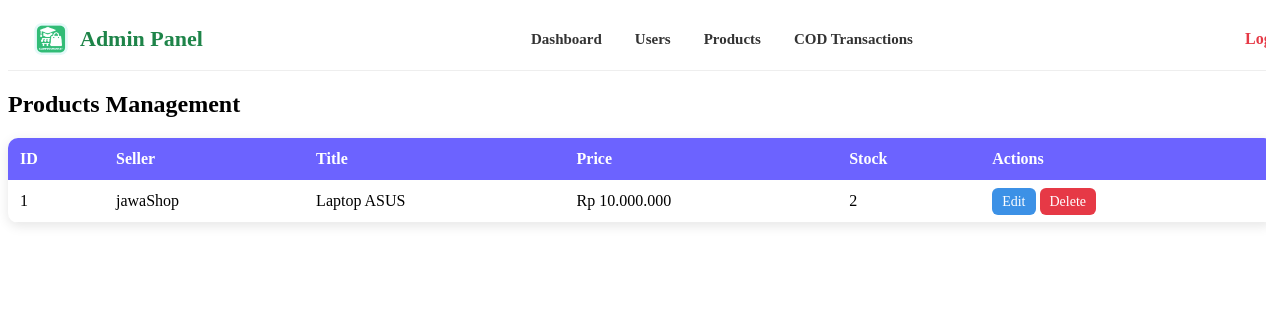
Page /admin/products.php on the earlier database version.
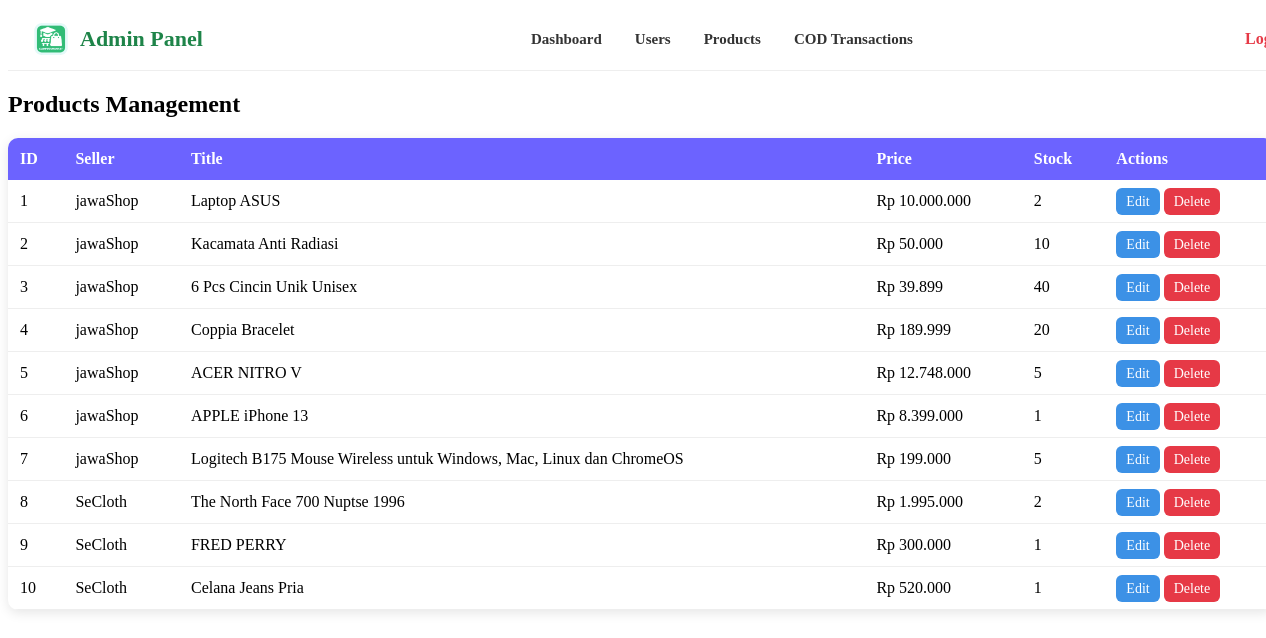
Same page on the later database version.
### tables this page shows
CREATE TABLE `products` (
  `id` int(11) NOT NULL,
  `seller_id` int(11) NOT NULL,
  `category_id` int(11) DEFAULT NULL,
  `name` varchar(255) NOT NULL,
  `slug` varchar(255) NOT NULL,
  `price` decimal(15,2) NOT NULL,
  `stock` int(11) NOT NULL DEFAULT 0,
  `description` text DEFAULT NULL,
  `weight` int(11) DEFAULT NULL,
  `status` enum('active','inactive') NOT NULL DEFAULT 'active',
  `created_at` timestamp NOT NULL DEFAULT current_timestamp(),
  `updated_at` timestamp NOT NULL DEFAULT current_timestamp() ON UPDATE current_timestamp()
);

CREATE TABLE `accounts` (
  `id` int(11) NOT NULL,
  `name` varchar(100) NOT NULL,
  `username` varchar(100) NOT NULL,
  `email` varchar(255) NOT NULL,
  `phone` varchar(20) NOT NULL,
  `role` enum('admin','seller','buyer') NOT NULL DEFAULT 'buyer',
  `password` varchar(255) NOT NULL,
  `city` varchar(100) DEFAULT NULL,
  `address` text DEFAULT NULL,
  `profile_picture` varchar(255) DEFAULT NULL,
  `created_at` timestamp NOT NULL DEFAULT current_timestamp(),
  `otp_code` varchar(6) NOT NULL,
  `otp_expired` datetime NOT NULL,
  `description` text DEFAULT NULL
);

### admin/products.php (the view)
<?php
require_once __DIR__ . '/../includes/config.php';
include "header.php";
$products = $pdo->query("
    SELECT p.*, a.name AS seller_name
    FROM products p
    LEFT JOIN accounts a ON p.seller_id = a.id
")->fetchAll();
?>
<link rel="stylesheet" href="../assets/css/admin_system.css">
<h2 style="margin: 20px 0;">Products Management</h2>
<table class="user-table">
    <tr>
        <th>ID</th>
        <th>Seller</th>
        <th>Title</th>
        <th>Price</th>
        <th>Stock</th>
        <th>Actions</th>
    </tr>
    <?php foreach ($products as $p): ?>
        <tr>
            <td><?= $p['id'] ?></td>
            <td><?= htmlspecialchars($p['seller_name']) ?></td>
            <td><?= htmlspecialchars($p['name']) ?></td>
            <td>Rp <?= number_format($p['price'], 0, ',', '.') ?></td>
            <td><?= $p['stock'] ?></td>
            <td>
                <a href="edit_product.php?id=<?= $p['id'] ?>" class="action-btn btn-edit">Edit</a>
                <a href="delete_product.php?id=<?= $p['id'] ?>" class="action-btn btn-delete" onclick="return confirm('Hapus produk?')">Delete</a>
            </td>
        </tr>
    <?php endforeach; ?>
</table>

Differences in the rows shown:
added products: id "2", seller.name "jawaShop", name "Kacamata Anti Radiasi", price "50.000", stock "10"
added products: id "3", seller.name "jawaShop", name "6 Pcs Cincin Unik Unisex", price "39.899", stock "40"
added products: id "4", seller.name "jawaShop", name "Coppia Bracelet", price "189.999", stock "20"
added products: id "5", seller.name "jawaShop", name "ACER NITRO V", price "12.748.000", stock "5"
added products: id "6", seller.name "jawaShop", name "APPLE iPhone 13", price "8.399.000", stock "1"
added products: id "7", seller.name "jawaShop", name "Logitech B175 Mouse Wireless untuk Windows, Mac, Linux dan ChromeOS", price "199.000", stock "5"
added products: id "8", seller.name "SeCloth", name "The North Face 700 Nuptse 1996", price "1.995.000", stock "2"
added products: id "9", seller.name "SeCloth", name "FRED PERRY", price "300.000", stock "1"
added products: id "10", seller.name "SeCloth", name "Celana Jeans Pria", price "520.000", stock "1"
